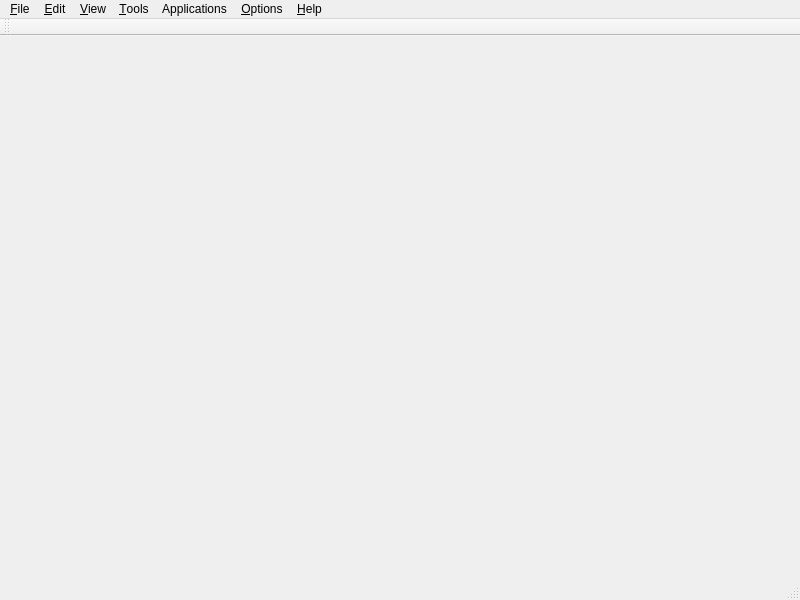
<?xml version="1.0" encoding="UTF-8"?>
<ui version="4.0">
 <class>MainWindow</class>
 <widget class="QMainWindow" name="MainWindow">
  <property name="geometry">
   <rect>
    <x>0</x>
    <y>0</y>
    <width>800</width>
    <height>600</height>
   </rect>
  </property>
  <property name="font">
   <font>
    <family>Arial</family>
   </font>
  </property>
  <property name="windowTitle">
   <string>neuTube 0.84</string>
  </property>
  <widget class="QWidget" name="centralwidget"/>
  <widget class="QMenuBar" name="menubar">
   <property name="geometry">
    <rect>
     <x>0</x>
     <y>0</y>
     <width>800</width>
     <height>22</height>
    </rect>
   </property>
   <widget class="QMenu" name="menuFile">
    <property name="title">
     <string>&amp;File</string>
    </property>
    <widget class="QMenu" name="menuTrace_Project">
     <property name="title">
      <string>Trace Project</string>
     </property>
     <addaction name="actionLoad"/>
     <addaction name="actionLoad_from_a_file"/>
     <addaction name="actionSave"/>
     <addaction name="actionSave_As"/>
     <addaction name="actionAdd_Reference"/>
    </widget>
    <widget class="QMenu" name="menuLoad_into">
     <property name="title">
      <string>Expand current</string>
     </property>
     <addaction name="actionAddSWC"/>
     <addaction name="actionAddMask"/>
     <addaction name="actionAddNeuron_Network"/>
     <addaction name="actionTracing_result"/>
     <addaction name="actionV3D_Apo"/>
     <addaction name="actionV3D_Marker"/>
    </widget>
    <widget class="QMenu" name="menuImport">
     <property name="title">
      <string>Import</string>
     </property>
     <addaction name="actionImage_Sequence"/>
     <addaction name="actionSparse_objects"/>
     <addaction name="actionDVID_Object"/>
    </widget>
    <widget class="QMenu" name="menuExport">
     <property name="title">
      <string>Export</string>
     </property>
     <addaction name="actionMask"/>
    </widget>
    <addaction name="actionOpen"/>
    <addaction name="menuLoad_into"/>
    <addaction name="menuTrace_Project"/>
    <addaction name="actionSave_Stack"/>
    <addaction name="actionSave_SWC"/>
    <addaction name="menuImport"/>
    <addaction name="menuExport"/>
   </widget>
   <widget class="QMenu" name="menuEdit">
    <property name="title">
     <string>&amp;Edit</string>
    </property>
   </widget>
   <widget class="QMenu" name="menuView">
    <property name="title">
     <string>&amp;View</string>
    </property>
    <widget class="QMenu" name="menuAdjust">
     <property name="statusTip">
      <string>Show Brightness/Contrast adjustment dialog</string>
     </property>
     <property name="title">
      <string>Adjust</string>
     </property>
     <addaction name="actionBrightnessContrast"/>
     <addaction name="actionPen_Width_for_SWC_Display"/>
    </widget>
    <addaction name="actionNormal"/>
    <addaction name="actionProject"/>
    <addaction name="action3DView"/>
    <addaction name="actionOpen_3D_View_Without_Volume"/>
    <addaction name="menuAdjust"/>
    <addaction name="separator"/>
    <addaction name="actionAutosaved_Files"/>
   </widget>
   <widget class="QMenu" name="menuTools">
    <property name="title">
     <string>&amp;Tools</string>
    </property>
    <widget class="QMenu" name="menuProcess">
     <property name="title">
      <string>Process</string>
     </property>
     <widget class="QMenu" name="menuSegmentation">
      <property name="title">
       <string>Segmentation</string>
      </property>
      <addaction name="actionWatershed"/>
      <addaction name="actionConnected_Threshold"/>
     </widget>
     <widget class="QMenu" name="menuEdge_Detection">
      <property name="title">
       <string>Edge Detection</string>
      </property>
      <addaction name="actionCanny_Edge"/>
      <addaction name="actionEnhance_Line"/>
     </widget>
     <widget class="QMenu" name="menuBinary_Morphology">
      <property name="title">
       <string>Binary Morphology</string>
      </property>
      <addaction name="actionDilate"/>
      <addaction name="actionErode"/>
      <addaction name="actionSolidify"/>
      <addaction name="actionDistance_Map"/>
      <addaction name="actionShortest_Path_Flow"/>
      <addaction name="actionExpand_Region"/>
      <addaction name="actionMorphological_Thinning"/>
     </widget>
     <widget class="QMenu" name="menuFilter">
      <property name="title">
       <string>Filter</string>
      </property>
      <addaction name="actionMedian_Filter"/>
      <addaction name="actionAnisotropic_Diffusion"/>
      <addaction name="actionMexican_Hat"/>
     </widget>
     <addaction name="actionBinarize"/>
     <addaction name="actionUpdate"/>
     <addaction name="actionExtract_Channel"/>
     <addaction name="actionInvert"/>
     <addaction name="actionMake_Projection"/>
     <addaction name="menuFilter"/>
     <addaction name="menuBinary_Morphology"/>
     <addaction name="menuSegmentation"/>
     <addaction name="menuEdge_Detection"/>
    </widget>
    <widget class="QMenu" name="menuTrace">
     <property name="title">
      <string>Trace</string>
     </property>
     <addaction name="actionDisable"/>
     <addaction name="actionFit_Segment"/>
     <addaction name="actionTrace_Tube"/>
     <addaction name="actionAutomatic"/>
     <addaction name="actionAutomatic_Axon"/>
     <addaction name="actionFrom_SWC"/>
     <addaction name="actionTree_Preview"/>
     <addaction name="separator"/>
     <addaction name="actionBinary_SWC"/>
     <addaction name="actionMask_SWC"/>
    </widget>
    <widget class="QMenu" name="menuTube">
     <property name="title">
      <string>Tube</string>
     </property>
     <addaction name="actionRefine_Ends"/>
     <addaction name="actionMerge"/>
     <addaction name="actionAutoMerge"/>
     <addaction name="actionRemove_Small"/>
    </widget>
    <widget class="QMenu" name="menuPuncta">
     <property name="title">
      <string>Puncta</string>
     </property>
     <addaction name="actionDisable_Mark_Puncta"/>
     <addaction name="actionMark_Puncta"/>
    </widget>
    <widget class="QMenu" name="menuSwc">
     <property name="title">
      <string>Swc</string>
     </property>
     <addaction name="actionEdit_Swc"/>
     <addaction name="actionRescale_Swc"/>
    </widget>
    <widget class="QMenu" name="menuQuery">
     <property name="title">
      <string>Query</string>
     </property>
     <addaction name="actionPixel"/>
     <addaction name="actionPosition"/>
    </widget>
    <addaction name="menuProcess"/>
    <addaction name="menuTrace"/>
    <addaction name="menuTube"/>
    <addaction name="menuPuncta"/>
    <addaction name="menuSwc"/>
    <addaction name="menuQuery"/>
   </widget>
   <widget class="QMenu" name="menuOptions">
    <property name="title">
     <string>&amp;Options</string>
    </property>
    <addaction name="actionUpdate_Configuration"/>
   </widget>
   <widget class="QMenu" name="menuHelp">
    <property name="title">
     <string>&amp;Help</string>
    </property>
    <addaction name="actionAbout_iTube"/>
    <addaction name="actionShortcut"/>
    <addaction name="separator"/>
    <addaction name="actionDiagnosis"/>
   </widget>
   <widget class="QMenu" name="menuApplications">
    <property name="title">
     <string>Applications</string>
    </property>
    <widget class="QMenu" name="menuFLy_EM">
     <property name="title">
      <string>FLy EM</string>
     </property>
     <widget class="QMenu" name="menuFlyEmOpen">
      <property name="title">
       <string>Import</string>
      </property>
      <addaction name="actionAddFlyEmNeuron_Network"/>
      <addaction name="actionSynapse_Annotation"/>
      <addaction name="actionImportMask"/>
      <addaction name="actionImportSegmentation"/>
      <addaction name="actionAxon_Export"/>
      <addaction name="actionImportFlyEmDatabase"/>
     </widget>
     <widget class="QMenu" name="menuQuality_Control">
      <property name="title">
       <string>Quality Control</string>
      </property>
      <widget class="QMenu" name="menuError_Classification">
       <property name="title">
        <string>Error Classification</string>
       </property>
       <addaction name="actionErrorClassifcationTrain"/>
       <addaction name="actionErrorClassifcationEvaluate"/>
       <addaction name="actionErrorClassifcationPredict"/>
       <addaction name="actionErrorClassifcationComputeFeatures"/>
      </widget>
      <addaction name="menuError_Classification"/>
      <addaction name="actionFlyEmSelect"/>
      <addaction name="actionFlyEmSelect_connection"/>
      <addaction name="actionFlyEmGrow"/>
      <addaction name="actionCompare"/>
      <addaction name="actionClear_Decoration"/>
      <addaction name="actionExtract_body"/>
      <addaction name="actionLoop_Analysis"/>
     </widget>
     <widget class="QMenu" name="menuTEM_Paper">
      <property name="title">
       <string>TEM Paper</string>
      </property>
      <addaction name="actionTem_Paper_Volume_Rendering"/>
      <addaction name="actionTem_Paper_Neuron_Type_Figure"/>
      <addaction name="actionMake_Movie"/>
     </widget>
     <widget class="QMenu" name="menuStatistics">
      <property name="title">
       <string>Statistics</string>
      </property>
      <addaction name="actionSynapse"/>
      <addaction name="actionSimilarity_Matrix"/>
      <addaction name="actionDendrogram"/>
     </widget>
     <addaction name="actionExtract_Neuron"/>
     <addaction name="actionSkeletonization"/>
     <addaction name="menuFlyEmOpen"/>
     <addaction name="menuQuality_Control"/>
     <addaction name="actionFlyEmClone"/>
     <addaction name="menuTEM_Paper"/>
     <addaction name="menuStatistics"/>
    </widget>
    <addaction name="menuFLy_EM"/>
   </widget>
   <addaction name="menuFile"/>
   <addaction name="menuEdit"/>
   <addaction name="menuView"/>
   <addaction name="menuTools"/>
   <addaction name="menuApplications"/>
   <addaction name="menuOptions"/>
   <addaction name="menuHelp"/>
  </widget>
  <widget class="QStatusBar" name="statusbar"/>
  <widget class="QToolBar" name="toolBar">
   <property name="windowTitle">
    <string>toolBar</string>
   </property>
   <property name="iconSize">
    <size>
     <width>24</width>
     <height>24</height>
    </size>
   </property>
   <attribute name="toolBarArea">
    <enum>TopToolBarArea</enum>
   </attribute>
   <attribute name="toolBarBreak">
    <bool>false</bool>
   </attribute>
  </widget>
  <action name="actionOpen">
   <property name="icon">
    <iconset resource="gui.qrc">
     <normaloff>:/images/open.png</normaloff>:/images/open.png</iconset>
   </property>
   <property name="text">
    <string>Open</string>
   </property>
   <property name="statusTip">
    <string>Open a stack (.tif or .lsm)</string>
   </property>
   <property name="shortcut">
    <string>Ctrl+O</string>
   </property>
  </action>
  <action name="actionBinarize">
   <property name="text">
    <string>Binarize</string>
   </property>
   <property name="statusTip">
    <string>Binarize current stack</string>
   </property>
  </action>
  <action name="actionSolidify">
   <property name="text">
    <string>Solidify</string>
   </property>
   <property name="statusTip">
    <string>Solidify current stack</string>
   </property>
  </action>
  <action name="actionEnhance_Line">
   <property name="text">
    <string>Enhance Line</string>
   </property>
   <property name="statusTip">
    <string>Enhance line structure in current stack</string>
   </property>
  </action>
  <action name="actionDisable">
   <property name="checkable">
    <bool>true</bool>
   </property>
   <property name="icon">
    <iconset resource="gui.qrc">
     <normaloff>:/images/notrace.png</normaloff>:/images/notrace.png</iconset>
   </property>
   <property name="text">
    <string>Disable</string>
   </property>
   <property name="statusTip">
    <string>Disable interactive tracing activity</string>
   </property>
  </action>
  <action name="actionFit_Segment">
   <property name="checkable">
    <bool>true</bool>
   </property>
   <property name="icon">
    <iconset resource="gui.qrc">
     <normaloff>:/images/fitseg.png</normaloff>:/images/fitseg.png</iconset>
   </property>
   <property name="text">
    <string>Fit Segment</string>
   </property>
   <property name="statusTip">
    <string>Only fit a short segment</string>
   </property>
  </action>
  <action name="actionAutomatic">
   <property name="icon">
    <iconset resource="gui.qrc">
     <normaloff>:/images/autotrace.png</normaloff>:/images/autotrace.png</iconset>
   </property>
   <property name="text">
    <string>Automatic</string>
   </property>
   <property name="toolTip">
    <string>Automated tracing</string>
   </property>
   <property name="statusTip">
    <string>Fully automated tracing</string>
   </property>
  </action>
  <action name="actionTrace_Tube">
   <property name="checkable">
    <bool>true</bool>
   </property>
   <property name="checked">
    <bool>true</bool>
   </property>
   <property name="icon">
    <iconset resource="gui.qrc">
     <normaloff>:/images/tracetube.png</normaloff>:/images/tracetube.png</iconset>
   </property>
   <property name="text">
    <string>Trace Tube</string>
   </property>
   <property name="statusTip">
    <string>Trace a tube</string>
   </property>
  </action>
  <action name="actionUpdate">
   <property name="text">
    <string>Update</string>
   </property>
   <property name="shortcut">
    <string>Ctrl+U</string>
   </property>
  </action>
  <action name="actionRefine_Ends">
   <property name="text">
    <string>Refine Ends</string>
   </property>
  </action>
  <action name="actionNormal">
   <property name="checkable">
    <bool>true</bool>
   </property>
   <property name="checked">
    <bool>true</bool>
   </property>
   <property name="text">
    <string>Normal</string>
   </property>
  </action>
  <action name="actionProject">
   <property name="checkable">
    <bool>true</bool>
   </property>
   <property name="text">
    <string>Z Project</string>
   </property>
   <property name="visible">
    <bool>true</bool>
   </property>
  </action>
  <action name="action3DView">
   <property name="checkable">
    <bool>false</bool>
   </property>
   <property name="text">
    <string>3D View</string>
   </property>
   <property name="visible">
    <bool>true</bool>
   </property>
  </action>
  <action name="actionBrightnessContrast">
   <property name="icon">
    <iconset resource="gui.qrc">
     <normaloff>:/images/bc.png</normaloff>:/images/bc.png</iconset>
   </property>
   <property name="text">
    <string>Brightness/Contrast</string>
   </property>
  </action>
  <action name="actionAbout_iTube">
   <property name="text">
    <string>About neuTube</string>
   </property>
   <property name="menuRole">
    <enum>QAction::AboutRole</enum>
   </property>
  </action>
  <action name="actionManual">
   <property name="text">
    <string>Manual</string>
   </property>
  </action>
  <action name="actionMerge">
   <property name="text">
    <string>Merge</string>
   </property>
   <property name="visible">
    <bool>false</bool>
   </property>
  </action>
  <action name="actionLoad">
   <property name="text">
    <string>Load</string>
   </property>
  </action>
  <action name="actionLoad_from_a_file">
   <property name="text">
    <string>Load From A File</string>
   </property>
  </action>
  <action name="actionSave">
   <property name="text">
    <string>Save</string>
   </property>
   <property name="toolTip">
    <string>Save project</string>
   </property>
   <property name="shortcut">
    <string/>
   </property>
  </action>
  <action name="actionSave_As">
   <property name="text">
    <string>Save As</string>
   </property>
  </action>
  <action name="actionAdd_Reference">
   <property name="text">
    <string>Add Reference</string>
   </property>
  </action>
  <action name="actionFrom_SWC">
   <property name="text">
    <string>From SWC</string>
   </property>
  </action>
  <action name="actionTree_Preview">
   <property name="checkable">
    <bool>true</bool>
   </property>
   <property name="icon">
    <iconset resource="gui.qrc">
     <normaloff>:/images/swcpreview.png</normaloff>:/images/swcpreview.png</iconset>
   </property>
   <property name="text">
    <string>Tree Preview</string>
   </property>
  </action>
  <action name="actionAutoMerge">
   <property name="text">
    <string>Merge</string>
   </property>
   <property name="toolTip">
    <string>Merge tubes automatically</string>
   </property>
   <property name="statusTip">
    <string>Merge tubes automatically</string>
   </property>
  </action>
  <action name="actionExtract_Channel">
   <property name="text">
    <string>Extract Channel</string>
   </property>
  </action>
  <action name="actionSave_Stack">
   <property name="text">
    <string>Save Stack</string>
   </property>
  </action>
  <action name="actionMark_Puncta">
   <property name="checkable">
    <bool>true</bool>
   </property>
   <property name="checked">
    <bool>false</bool>
   </property>
   <property name="text">
    <string>Mark Puncta</string>
   </property>
   <property name="toolTip">
    <string>Mark Puncta</string>
   </property>
  </action>
  <action name="actionDisable_Mark_Puncta">
   <property name="checkable">
    <bool>true</bool>
   </property>
   <property name="checked">
    <bool>true</bool>
   </property>
   <property name="text">
    <string>Disable Mark Puncta</string>
   </property>
   <property name="toolTip">
    <string>Disable Mark Puncta</string>
   </property>
  </action>
  <action name="actionAuto_Detect_Puncta">
   <property name="text">
    <string>Auto Detect</string>
   </property>
   <property name="toolTip">
    <string>Auto Detect Puncta</string>
   </property>
  </action>
  <action name="actionWatershed">
   <property name="text">
    <string>Watershed</string>
   </property>
  </action>
  <action name="actionConnected_Threshold">
   <property name="text">
    <string>Connected Threshold</string>
   </property>
  </action>
  <action name="actionCanny_Edge">
   <property name="text">
    <string>Canny Edge</string>
   </property>
  </action>
  <action name="actionDilate">
   <property name="text">
    <string>Dilate</string>
   </property>
  </action>
  <action name="actionErode">
   <property name="text">
    <string>Erode</string>
   </property>
  </action>
  <action name="actionMedian_Filter">
   <property name="text">
    <string>Median Filter</string>
   </property>
  </action>
  <action name="actionAnisotropic_Diffusion">
   <property name="text">
    <string>Anisotropic Diffusion</string>
   </property>
  </action>
  <action name="actionRemove_Small">
   <property name="text">
    <string>Remove Small...</string>
   </property>
   <property name="toolTip">
    <string>Remove Small Tube</string>
   </property>
  </action>
  <action name="actionEdit_Swc">
   <property name="text">
    <string>Edit Swc...</string>
   </property>
   <property name="toolTip">
    <string>Edit Swc Dialog</string>
   </property>
  </action>
  <action name="actionRescale_Swc">
   <property name="text">
    <string>Rescale Swc...</string>
   </property>
  </action>
  <action name="actionAutomatic_Axon">
   <property name="text">
    <string>Automatic Axon</string>
   </property>
  </action>
  <action name="actionDistance_Map">
   <property name="text">
    <string>Distance Map</string>
   </property>
  </action>
  <action name="action2D_Distance_Map">
   <property name="text">
    <string>2D Distance Map</string>
   </property>
  </action>
  <action name="actionShortest_Path_Flow">
   <property name="text">
    <string>Shortest Path Flow</string>
   </property>
  </action>
  <action name="actionExpand_Region">
   <property name="text">
    <string>Expand Region</string>
   </property>
  </action>
  <action name="actionExtract_Neuron">
   <property name="text">
    <string>Extract Neuron</string>
   </property>
  </action>
  <action name="actionSkeletonization">
   <property name="text">
    <string>Skeletonize</string>
   </property>
  </action>
  <action name="actionPixel">
   <property name="text">
    <string>Pixel</string>
   </property>
  </action>
  <action name="actionImport_Network">
   <property name="text">
    <string>Import Network</string>
   </property>
  </action>
  <action name="actionImage_Stack">
   <property name="text">
    <string>Image/Stack</string>
   </property>
  </action>
  <action name="actionSWC">
   <property name="text">
    <string>SWC</string>
   </property>
  </action>
  <action name="actionNeuron_Network">
   <property name="text">
    <string>Neuron Network</string>
   </property>
  </action>
  <action name="actionAddFlyEmNeuron_Network">
   <property name="text">
    <string>Neuron Network</string>
   </property>
  </action>
  <action name="actionSynapse_Annotation">
   <property name="text">
    <string>Synapse Annotation</string>
   </property>
  </action>
  <action name="actionAddSWC">
   <property name="text">
    <string>SWC</string>
   </property>
  </action>
  <action name="actionAddNeuron_Network">
   <property name="text">
    <string>Neuron Network</string>
   </property>
  </action>
  <action name="actionV3D_Apo">
   <property name="text">
    <string>V3D Apo</string>
   </property>
  </action>
  <action name="actionV3D_Marker">
   <property name="text">
    <string>V3D Marker</string>
   </property>
  </action>
  <action name="actionExport">
   <property name="text">
    <string>Export</string>
   </property>
  </action>
  <action name="actionImage_Sequence">
   <property name="text">
    <string>Image Sequence</string>
   </property>
  </action>
  <action name="actionTracing_result">
   <property name="text">
    <string>Tracing Result</string>
   </property>
  </action>
  <action name="actionPosition">
   <property name="text">
    <string>Position</string>
   </property>
   <property name="shortcut">
    <string>Ctrl+F</string>
   </property>
  </action>
  <action name="actionImportMask">
   <property name="text">
    <string>Mask</string>
   </property>
  </action>
  <action name="actionImportSegmentation">
   <property name="text">
    <string>Segmentation</string>
   </property>
  </action>
  <action name="actionFlyEmSelect">
   <property name="text">
    <string>Select</string>
   </property>
  </action>
  <action name="actionFlyEmGrow">
   <property name="text">
    <string>Grow</string>
   </property>
  </action>
  <action name="actionCompare">
   <property name="text">
    <string>Compare</string>
   </property>
  </action>
  <action name="actionFlyEmClone">
   <property name="text">
    <string>Clone</string>
   </property>
  </action>
  <action name="actionClear_Decoration">
   <property name="text">
    <string>Clear Decoration</string>
   </property>
  </action>
  <action name="actionFlyEmSelect_connection">
   <property name="text">
    <string>Select connection</string>
   </property>
  </action>
  <action name="actionAxon_Export">
   <property name="text">
    <string>Axon Export</string>
   </property>
  </action>
  <action name="actionExtract_body">
   <property name="text">
    <string>Extract Body</string>
   </property>
  </action>
  <action name="actionCompute_Features">
   <property name="text">
    <string>Compute Features</string>
   </property>
  </action>
  <action name="actionMexican_Hat">
   <property name="text">
    <string>Mexican Hat</string>
   </property>
  </action>
  <action name="actionInvert">
   <property name="text">
    <string>Invert</string>
   </property>
  </action>
  <action name="actionFlyEmQATrain">
   <property name="text">
    <string>Train</string>
   </property>
  </action>
  <action name="actionUpdate_Configuration">
   <property name="text">
    <string>Update Configuration</string>
   </property>
  </action>
  <action name="actionErrorClassifcationTrain">
   <property name="text">
    <string>Train</string>
   </property>
  </action>
  <action name="actionErrorClassifcationPredict">
   <property name="text">
    <string>Predict</string>
   </property>
  </action>
  <action name="actionErrorClassifcationEvaluate">
   <property name="text">
    <string>Evaluate</string>
   </property>
  </action>
  <action name="actionErrorClassifcationComputeFeatures">
   <property name="text">
    <string>Compute Features</string>
   </property>
  </action>
  <action name="actionTem_Paper_Volume_Rendering">
   <property name="text">
    <string>Volume Rendering</string>
   </property>
  </action>
  <action name="actionTem_Paper_Neuron_Type_Figure">
   <property name="text">
    <string>Neuron Type Figure</string>
   </property>
  </action>
  <action name="actionBinary_SWC">
   <property name="text">
    <string>Binary -&gt; SWC</string>
   </property>
  </action>
  <action name="actionImportFlyEmDatabase">
   <property name="icon">
    <iconset resource="gui.qrc">
     <normaloff>:/images/open_database.png</normaloff>:/images/open_database.png</iconset>
   </property>
   <property name="text">
    <string>Database</string>
   </property>
   <property name="toolTip">
    <string>Import FlyEM data</string>
   </property>
   <property name="statusTip">
    <string>Import FlyEM data</string>
   </property>
  </action>
  <action name="actionMake_Movie">
   <property name="text">
    <string>Make Movie</string>
   </property>
  </action>
  <action name="actionOpen_3D_View_Without_Volume">
   <property name="text">
    <string>3D View w/o Volume</string>
   </property>
   <property name="toolTip">
    <string>3D View without Volume</string>
   </property>
   <property name="statusTip">
    <string>Open 3D view without volume rendering</string>
   </property>
  </action>
  <action name="actionLoop_Analysis">
   <property name="text">
    <string>Loop Analysis</string>
   </property>
  </action>
  <action name="actionMorphological_Thinning">
   <property name="text">
    <string>Morphological Thinning</string>
   </property>
  </action>
  <action name="actionAddMask">
   <property name="text">
    <string>Mask</string>
   </property>
  </action>
  <action name="actionMask">
   <property name="icon">
    <iconset resource="gui.qrc">
     <normaloff>:/images/save_mask.png</normaloff>:/images/save_mask.png</iconset>
   </property>
   <property name="text">
    <string>Mask</string>
   </property>
   <property name="toolTip">
    <string>Export Mask</string>
   </property>
   <property name="statusTip">
    <string>Export the current object mask to a file</string>
   </property>
  </action>
  <action name="actionShortcut">
   <property name="text">
    <string>neuTube Help</string>
   </property>
  </action>
  <action name="actionMake_Projection">
   <property name="text">
    <string>Make Projection</string>
   </property>
   <property name="statusTip">
    <string>Generate Z projection of a stack</string>
   </property>
  </action>
  <action name="actionMask_SWC">
   <property name="text">
    <string>Mask -&gt; SWC</string>
   </property>
   <property name="statusTip">
    <string>Create an SWC structure from the object mask</string>
   </property>
  </action>
  <action name="actionAutosaved_Files">
   <property name="text">
    <string>Autosaved Files</string>
   </property>
  </action>
  <action name="actionSynapse">
   <property name="text">
    <string>Synapse</string>
   </property>
  </action>
  <action name="actionDiagnosis">
   <property name="text">
    <string>Diagnosis</string>
   </property>
  </action>
  <action name="actionSave_SWC">
   <property name="text">
    <string>Save SWC</string>
   </property>
  </action>
  <action name="actionSimilarity_Matrix">
   <property name="text">
    <string>Similarity Matrix</string>
   </property>
  </action>
  <action name="actionSparse_objects">
   <property name="text">
    <string>Sparse objects</string>
   </property>
  </action>
  <action name="actionDendrogram">
   <property name="text">
    <string>Dendrogram</string>
   </property>
  </action>
  <action name="actionPen_Width_for_SWC_Display">
   <property name="text">
    <string>Pen Width for SWC Display</string>
   </property>
  </action>
  <action name="actionDVID_Object">
   <property name="text">
    <string>DVID Object</string>
   </property>
  </action>
 </widget>
 <resources>
  <include location="gui.qrc"/>
 </resources>
 <connections/>
</ui>
